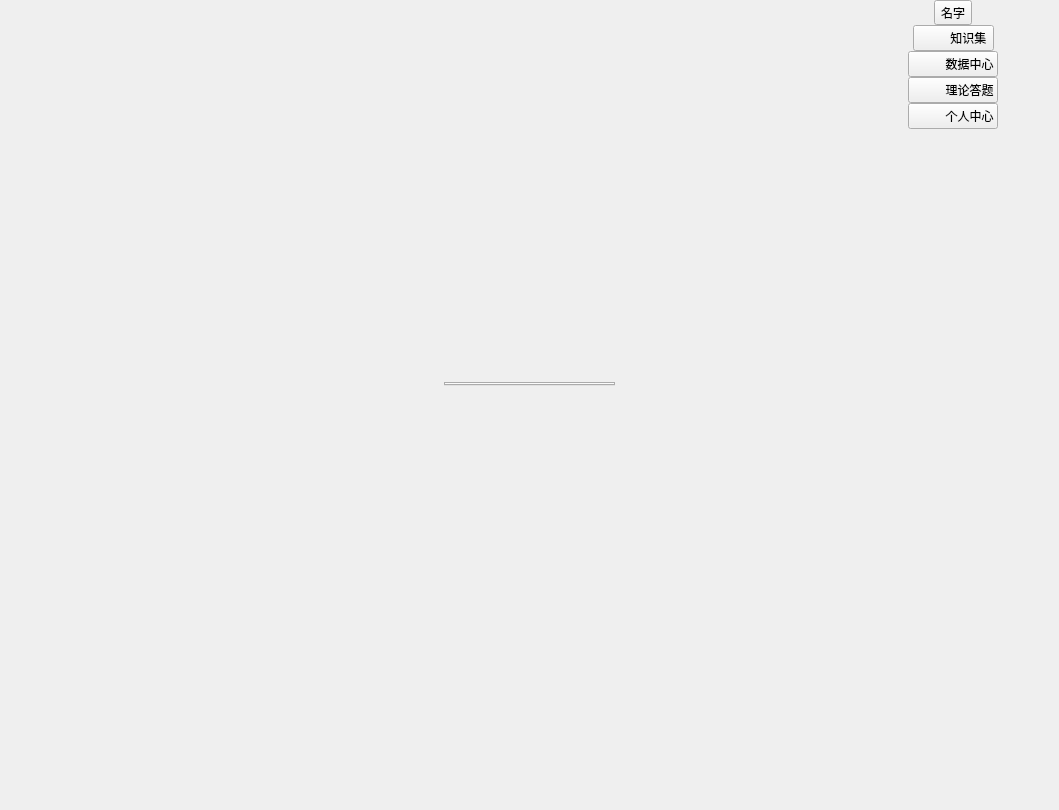
<?xml version="1.0" encoding="UTF-8"?>
<ui version="4.0">
 <class>SYKnowLibWindow</class>
 <widget class="QWidget" name="SYKnowLibWindow">
  <property name="enabled">
   <bool>true</bool>
  </property>
  <property name="geometry">
   <rect>
    <x>0</x>
    <y>0</y>
    <width>1059</width>
    <height>810</height>
   </rect>
  </property>
  <property name="sizePolicy">
   <sizepolicy hsizetype="Expanding" vsizetype="Expanding">
    <horstretch>0</horstretch>
    <verstretch>0</verstretch>
   </sizepolicy>
  </property>
  <property name="minimumSize">
   <size>
    <width>0</width>
    <height>0</height>
   </size>
  </property>
  <property name="windowTitle">
   <string>SimLaparo</string>
  </property>
  <layout class="QHBoxLayout" name="horizontalLayout">
   <property name="spacing">
    <number>0</number>
   </property>
   <property name="leftMargin">
    <number>0</number>
   </property>
   <property name="topMargin">
    <number>0</number>
   </property>
   <property name="rightMargin">
    <number>0</number>
   </property>
   <property name="bottomMargin">
    <number>0</number>
   </property>
   <item>
    <widget class="QFrame" name="leftFrame">
     <property name="minimumSize">
      <size>
       <width>0</width>
       <height>0</height>
      </size>
     </property>
     <property name="frameShape">
      <enum>QFrame::NoFrame</enum>
     </property>
     <property name="frameShadow">
      <enum>QFrame::Raised</enum>
     </property>
     <property name="lineWidth">
      <number>0</number>
     </property>
     <layout class="QHBoxLayout" name="horizontalLayout_2">
      <property name="spacing">
       <number>0</number>
      </property>
      <property name="leftMargin">
       <number>0</number>
      </property>
      <property name="topMargin">
       <number>0</number>
      </property>
      <property name="rightMargin">
       <number>0</number>
      </property>
      <property name="bottomMargin">
       <number>0</number>
      </property>
      <item>
       <widget class="QStackedWidget" name="stackedWidget"/>
      </item>
     </layout>
    </widget>
   </item>
   <item>
    <spacer name="horizontalSpacer">
     <property name="orientation">
      <enum>Qt::Horizontal</enum>
     </property>
     <property name="sizeHint" stdset="0">
      <size>
       <width>209</width>
       <height>20</height>
      </size>
     </property>
    </spacer>
   </item>
   <item>
    <layout class="QVBoxLayout" name="verticalLayout" stretch="27,0,30">
     <property name="leftMargin">
      <number>20</number>
     </property>
     <property name="rightMargin">
      <number>20</number>
     </property>
     <item>
      <spacer name="verticalSpacer_2">
       <property name="orientation">
        <enum>Qt::Vertical</enum>
       </property>
       <property name="sizeHint" stdset="0">
        <size>
         <width>20</width>
         <height>40</height>
        </size>
       </property>
      </spacer>
     </item>
     <item>
      <widget class="QTabWidget" name="tabWidget"/>
     </item>
     <item>
      <spacer name="verticalSpacer">
       <property name="orientation">
        <enum>Qt::Vertical</enum>
       </property>
       <property name="sizeHint" stdset="0">
        <size>
         <width>20</width>
         <height>40</height>
        </size>
       </property>
      </spacer>
     </item>
    </layout>
   </item>
   <item>
    <spacer name="horizontalSpacer_2">
     <property name="orientation">
      <enum>Qt::Horizontal</enum>
     </property>
     <property name="sizeHint" stdset="0">
      <size>
       <width>209</width>
       <height>20</height>
      </size>
     </property>
    </spacer>
   </item>
   <item>
    <widget class="QFrame" name="rightFrame">
     <property name="frameShape">
      <enum>QFrame::NoFrame</enum>
     </property>
     <property name="frameShadow">
      <enum>QFrame::Raised</enum>
     </property>
     <layout class="QVBoxLayout" name="verticalLayout_5">
      <property name="spacing">
       <number>0</number>
      </property>
      <property name="leftMargin">
       <number>0</number>
      </property>
      <property name="topMargin">
       <number>0</number>
      </property>
      <property name="rightMargin">
       <number>0</number>
      </property>
      <property name="bottomMargin">
       <number>0</number>
      </property>
      <item>
       <layout class="QVBoxLayout" name="verticalLayout_4" stretch="0,0,0,0,0,1">
        <property name="spacing">
         <number>0</number>
        </property>
        <item>
         <layout class="QHBoxLayout" name="horizontalLayout_6">
          <item>
           <spacer name="horizontalSpacer_8">
            <property name="orientation">
             <enum>Qt::Horizontal</enum>
            </property>
            <property name="sizeHint" stdset="0">
             <size>
              <width>40</width>
              <height>20</height>
             </size>
            </property>
           </spacer>
          </item>
          <item>
           <widget class="QToolButton" name="headBtn">
            <property name="text">
             <string>名字</string>
            </property>
            <property name="checkable">
             <bool>false</bool>
            </property>
            <property name="toolButtonStyle">
             <enum>Qt::ToolButtonTextUnderIcon</enum>
            </property>
           </widget>
          </item>
          <item>
           <spacer name="horizontalSpacer_10">
            <property name="orientation">
             <enum>Qt::Horizontal</enum>
            </property>
            <property name="sizeHint" stdset="0">
             <size>
              <width>40</width>
              <height>20</height>
             </size>
            </property>
           </spacer>
          </item>
         </layout>
        </item>
        <item>
         <layout class="QHBoxLayout" name="horizontalLayout_7">
          <item>
           <spacer name="horizontalSpacer_11">
            <property name="orientation">
             <enum>Qt::Horizontal</enum>
            </property>
            <property name="sizeHint" stdset="0">
             <size>
              <width>40</width>
              <height>20</height>
             </size>
            </property>
           </spacer>
          </item>
          <item>
           <widget class="QPushButton" name="knowledgeLibBtn">
            <property name="focusPolicy">
             <enum>Qt::NoFocus</enum>
            </property>
            <property name="text">
             <string>          知识集 </string>
            </property>
            <property name="checkable">
             <bool>true</bool>
            </property>
            <property name="flat">
             <bool>false</bool>
            </property>
           </widget>
          </item>
          <item>
           <spacer name="horizontalSpacer_12">
            <property name="orientation">
             <enum>Qt::Horizontal</enum>
            </property>
            <property name="sizeHint" stdset="0">
             <size>
              <width>40</width>
              <height>20</height>
             </size>
            </property>
           </spacer>
          </item>
         </layout>
        </item>
        <item>
         <layout class="QHBoxLayout" name="horizontalLayout_9">
          <item>
           <spacer name="horizontalSpacer_14">
            <property name="orientation">
             <enum>Qt::Horizontal</enum>
            </property>
            <property name="sizeHint" stdset="0">
             <size>
              <width>40</width>
              <height>20</height>
             </size>
            </property>
           </spacer>
          </item>
          <item>
           <widget class="QPushButton" name="dataCenterBtn">
            <property name="focusPolicy">
             <enum>Qt::NoFocus</enum>
            </property>
            <property name="text">
             <string>          数据中心</string>
            </property>
            <property name="checkable">
             <bool>true</bool>
            </property>
           </widget>
          </item>
          <item>
           <spacer name="horizontalSpacer_15">
            <property name="orientation">
             <enum>Qt::Horizontal</enum>
            </property>
            <property name="sizeHint" stdset="0">
             <size>
              <width>40</width>
              <height>20</height>
             </size>
            </property>
           </spacer>
          </item>
         </layout>
        </item>
        <item>
         <layout class="QHBoxLayout" name="horizontalLayout_12">
          <item>
           <spacer name="horizontalSpacer_16">
            <property name="orientation">
             <enum>Qt::Horizontal</enum>
            </property>
            <property name="sizeHint" stdset="0">
             <size>
              <width>40</width>
              <height>20</height>
             </size>
            </property>
           </spacer>
          </item>
          <item>
           <widget class="QPushButton" name="answerBtn">
            <property name="focusPolicy">
             <enum>Qt::NoFocus</enum>
            </property>
            <property name="text">
             <string>          理论答题</string>
            </property>
            <property name="checkable">
             <bool>true</bool>
            </property>
           </widget>
          </item>
          <item>
           <spacer name="horizontalSpacer_17">
            <property name="orientation">
             <enum>Qt::Horizontal</enum>
            </property>
            <property name="sizeHint" stdset="0">
             <size>
              <width>40</width>
              <height>20</height>
             </size>
            </property>
           </spacer>
          </item>
         </layout>
        </item>
        <item>
         <layout class="QHBoxLayout" name="horizontalLayout_13">
          <item>
           <spacer name="horizontalSpacer_18">
            <property name="orientation">
             <enum>Qt::Horizontal</enum>
            </property>
            <property name="sizeHint" stdset="0">
             <size>
              <width>40</width>
              <height>20</height>
             </size>
            </property>
           </spacer>
          </item>
          <item>
           <widget class="QPushButton" name="personCenterBtn">
            <property name="focusPolicy">
             <enum>Qt::NoFocus</enum>
            </property>
            <property name="text">
             <string>          个人中心</string>
            </property>
            <property name="checkable">
             <bool>true</bool>
            </property>
           </widget>
          </item>
          <item>
           <spacer name="horizontalSpacer_19">
            <property name="orientation">
             <enum>Qt::Horizontal</enum>
            </property>
            <property name="sizeHint" stdset="0">
             <size>
              <width>40</width>
              <height>20</height>
             </size>
            </property>
           </spacer>
          </item>
         </layout>
        </item>
        <item>
         <spacer name="verticalSpacer_5">
          <property name="orientation">
           <enum>Qt::Vertical</enum>
          </property>
          <property name="sizeHint" stdset="0">
           <size>
            <width>20</width>
            <height>40</height>
           </size>
          </property>
         </spacer>
        </item>
       </layout>
      </item>
     </layout>
    </widget>
   </item>
  </layout>
 </widget>
 <resources/>
 <connections/>
</ui>
